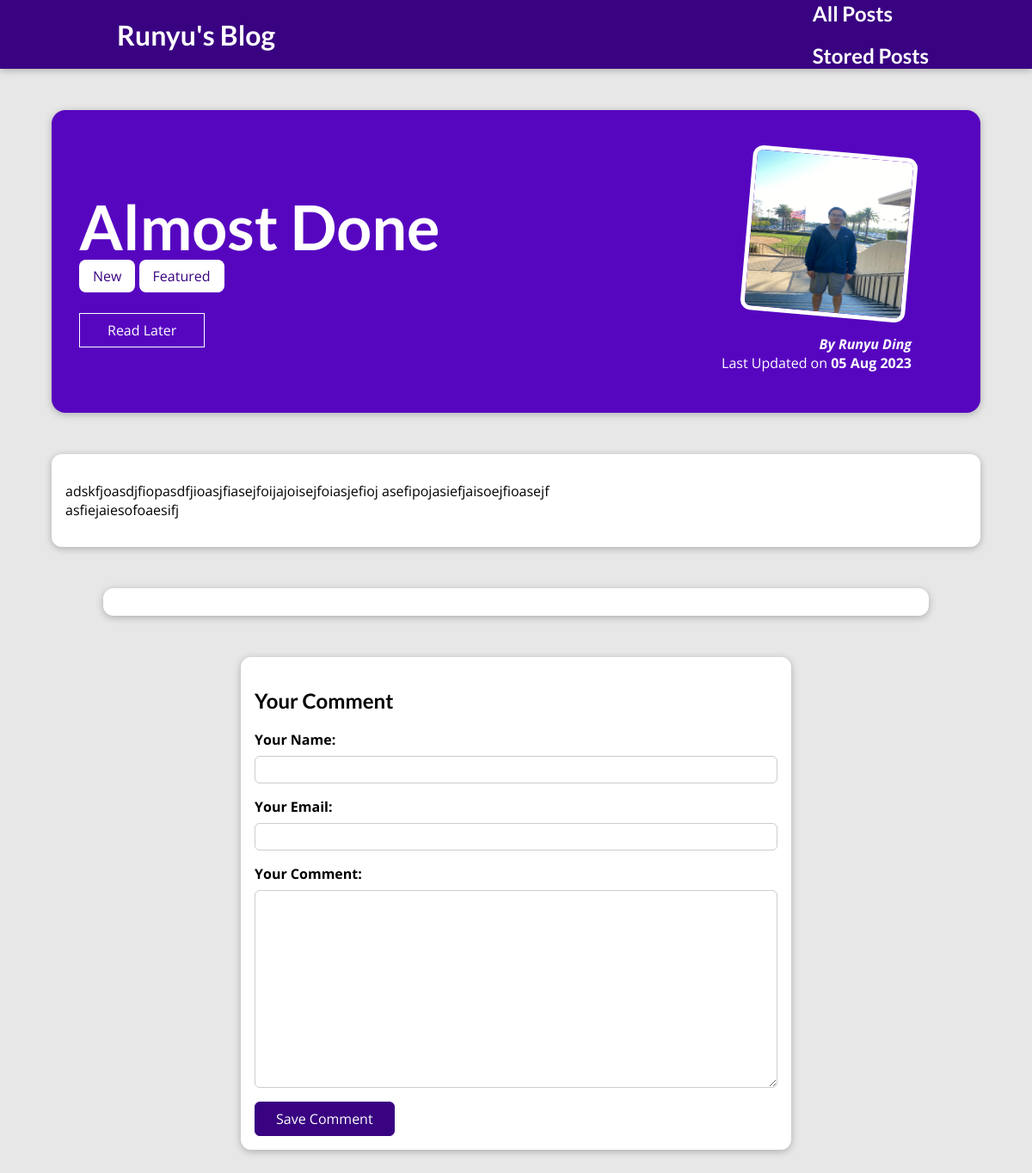
The page /posts/almost-done on the database as committed earlier.
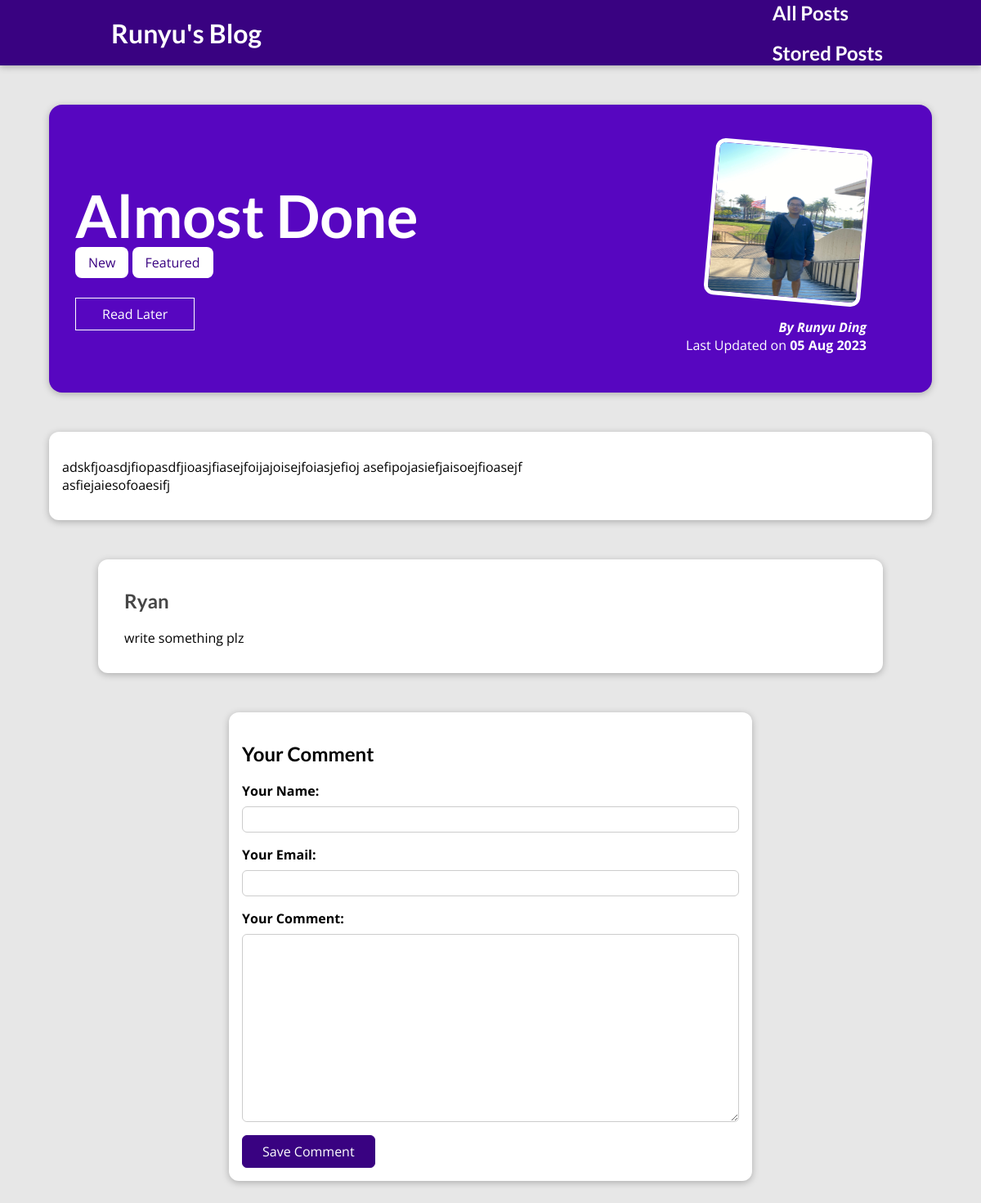
The same page on the database as committed later.
### blog/models.py (models this page shows, shortened)
class Post(models.Model):
    title = models.CharField(max_length=150)
    excerpt = models.CharField(max_length=200)
    image = models.ImageField(upload_to="posts", null=True)
    date = models.DateField(auto_now=True)
    slug = models.SlugField(unique=True, db_index=True)
    content = models.TextField(validators=[MinLengthValidator(10)])
    author = models.ForeignKey(
        Author, on_delete=models.SET_NULL, null=True, related_name="posts")
    tags = models.ManyToManyField(Tag)

class Tag(models.Model):
    caption = models.CharField(max_length=20)

class Author(models.Model):
    first_name = models.CharField(max_length=100)
    last_name = models.CharField(max_length=100)
    email_address = models.EmailField()
    def full_name(self):
        return f"{self.first_name} {self.last_name}"
    def __str__(self):
        return self.full_name()

class Comment(models.Model):
    user_name = models.CharField(max_length=120)  # Your Name
    user_email = models.EmailField()  # Your Email
    text = models.TextField(max_length=400)
    post = models.ForeignKey(
        Post, on_delete=models.CASCADE, related_name="comments")

### blog/views.py (the view, shortened to what this page needs)
# urls.py: path("posts/<slug:slug>", views.SinglePostView.as_view(),
class SinglePostView(View):
    def is_stored_post(self, request, post_id):
        stored_posts = request.session.get("stored_posts")
        if stored_posts is not None:
            is_saved_for_later = post_id in stored_posts
        else:
            is_saved_for_later = False
        return is_saved_for_later
    def get(self, request, slug):
        identified_post = get_object_or_404(Post, slug=slug)
        context = {
            "post": identified_post,
            "post_tags": identified_post.tags.all(),
            "comment_form" : CommentForm(),
            "comments" : identified_post.comments.all().order_by("-id"),
            "saved_for_later" : self.is_stored_post(request, identified_post.id)
        }
        return render(request, "blog/post-detail.html", context)

### blog/forms.py
class CommentForm(forms.ModelForm):
    class Meta:
        model = Comment
        exclude = ["post"]
        labels = {
            "user_name" : "Your Name",
            "user_email" : "Your Email",
            "text" : "Your Comment"
        }

### blog/templates/blog/post-detail.html (shortened to what this page needs)
{% extends 'base.html' %}
{% load static %}
{% block css_files %}
    <link rel="stylesheet" href="{% static 'blog/post-detail.css' %}"/>
{% endblock  %}
{% block content %}
    <section id="summary">
        <h2>{{ post.title }}</h2>
        <div>
            {% for tag in post_tags %}
                <span class="tag">{{ tag.caption }}</span>
            {% endfor %}
        </div>
        <div id="read-later">
            <form action="{% url "read-later" %}" method="POST">
                <button>
                    {% if saved_for_later %}
                        Remove from "Read Later" List
                    {% else %}
                        Read Later
                    {% endif %}
                 </button>
            </form>
        </div>
        <article>
            <img src="{{ post.image.url }}" alt="{{ post.title }}">
            <address>By <a href="mailto:{{ post.author.email_address }}"> {{ post.author }} </a> </address>
            <div>
                Last Updated on <time>{{ post.date|date:"d M Y" }}</time>
            </div>
        </article>
    </section>
    <main>
        {{ post.content|linebreaks }}
    </main>
    <section id="comments">
        <ul>
            {% for comment in comments %}
                <li>
                    <h2> {{ comment.user_name }} </h2>
                    <p> {{ comment.text|linebreaks }} </p>
                </li>
            {% endfor %}
        </ul>
    </section>
    <section id="comment-form">
        <h2>Your Comment</h2>
        <form action="{% url "post-detail-page" post.slug %}" method="POST">
            {% for form_field in comment_form %}
                <div class="form-control {% if form_field.errors %}invalid{% endif %}">
                    {{ form_field.label_tag }}
                    {{ form_field }}
                </div>
            {% endfor %}
            <button>Save Comment</button>
        </form>
    </section>
{% endblock %}

### templates/base.html (shortened to what this page needs)
{% load static %}
<!DOCTYPE html>
<html lang="en">
<head>
    <link rel="stylesheet" href="{% static 'app.css' %}">
    {% block css_files %}{% endblock %}
</head>
<body>
    <header id="main-navigation">
        <h1><a href="{% url 'starting-page' %}">Runyu's Blog</a></h1>
        <nav>
            <h1><a href="{% url 'posts-page' %}">All Posts</a></h1>
            <h1><a href="{% url 'read-later' %}">Stored Posts</a></h1>
        </nav>
    </header>
    {% block content %}
    {% endblock %}
</body>
</html>

### static/app.css (style rules this page uses)
* { box-sizing: border-box; }
html { font-family: 'Open Sans', 'Lato', sans-serif; }
body { margin: 0; }
h1, h2, h3 { font-family: 'Lato', sans-serif; font-weight: bold; }
#main-navigation { width: 100%; height: 5rem; display: flex; justify-content: space-between; align-items: center; padding: 0 10%; position: absolute; top: 0; left: 0; }
#main-navigation a { text-decoration: none; color: white; font-weight: bold; margin-left: 1rem; }

### blog/static/blog/post-detail.css (style rules this page uses)
body { background-color: #e7e7e7; }
#main-navigation { background-color: #390281; box-shadow: 0 2px 8px rgba(0, 0, 0, 0.25); }
#summary { margin: 8rem auto 3rem auto; padding: 2rem; width: 90%; max-width: 90rem; border-radius: 16px; background-color: #5706c0; position: relative; box-shadow: 0 2px 8px rgba(0, 0, 0, 0.25); height: 22rem; }
#summary h2 { color: white; font-size: 4.5rem; margin-bottom: 0.25rem; }
#summary article { position: absolute; top: 2rem; right: 3rem; padding: 1rem 2rem; border-radius: 12px; text-align: right; color: white; }
#summary article img { width: 12rem; height: 12rem; border-radius: 12px; transform: rotateZ(5deg); border: 5px solid white; margin-bottom: 1rem; }
#summary address { font-weight: bold; }
#summary a { color: white; text-decoration: none; }
#summary time { font-weight: bold; }
#read-later { margin: 2rem 0; }
#read-later button { background-color: transparent; border: 1px solid white; padding: 0.5rem 2rem; font: inherit; color: white; cursor: pointer; }
main { width: 90%; max-width: 90rem; margin: 3rem auto; background-color: white; padding: 1rem; border-radius: 12px; box-shadow: 0 2px 8px rgba(0, 0, 0, 0.25); }
.tag { background-color: white; color: #390281; padding: 0.5rem 1rem; border-radius: 8px; }
#comment-form { margin: 3rem auto; width: 90%; max-width: 40rem; border-radius: 12px; background-color: white; box-shadow: 0 2px 8px rgba(0, 0, 0, 0.25); padding: 1rem; }
#comment-form button { font: inherit; background-color: #390281; color: white; border: 1px solid #390281; padding: 0.5rem 1.5rem; border-radius: 6px; cursor: pointer; }
.form-control { margin-bottom: 1rem; }
.form-control label { font-weight: bold; margin-bottom: 0.5rem; display: block; }
.form-control input, .form-control textarea { display: block; width: 100%; font: inherit; padding: 0.25rem; border-radius: 6px; border: 1px solid #ccc; }
#comments { margin: 3rem auto; width: 90%; max-width: 60rem; border-radius: 12px; background-color: white; box-shadow: 0 2px 8px rgba(0, 0, 0, 0.25); padding: 1rem 2rem; }
#comments ul { list-style: none; margin: 0; padding: 0; }
#comments li { margin-bottom: 1rem; border-bottom: 2px solid #ccc; }
#comments li:last-of-type { border-bottom: none; }
#comments h2 { color: #464646; }

Rows that differ between the two databases and show on the page:
added Comment: user_name "Ryan", text "write something plz"
